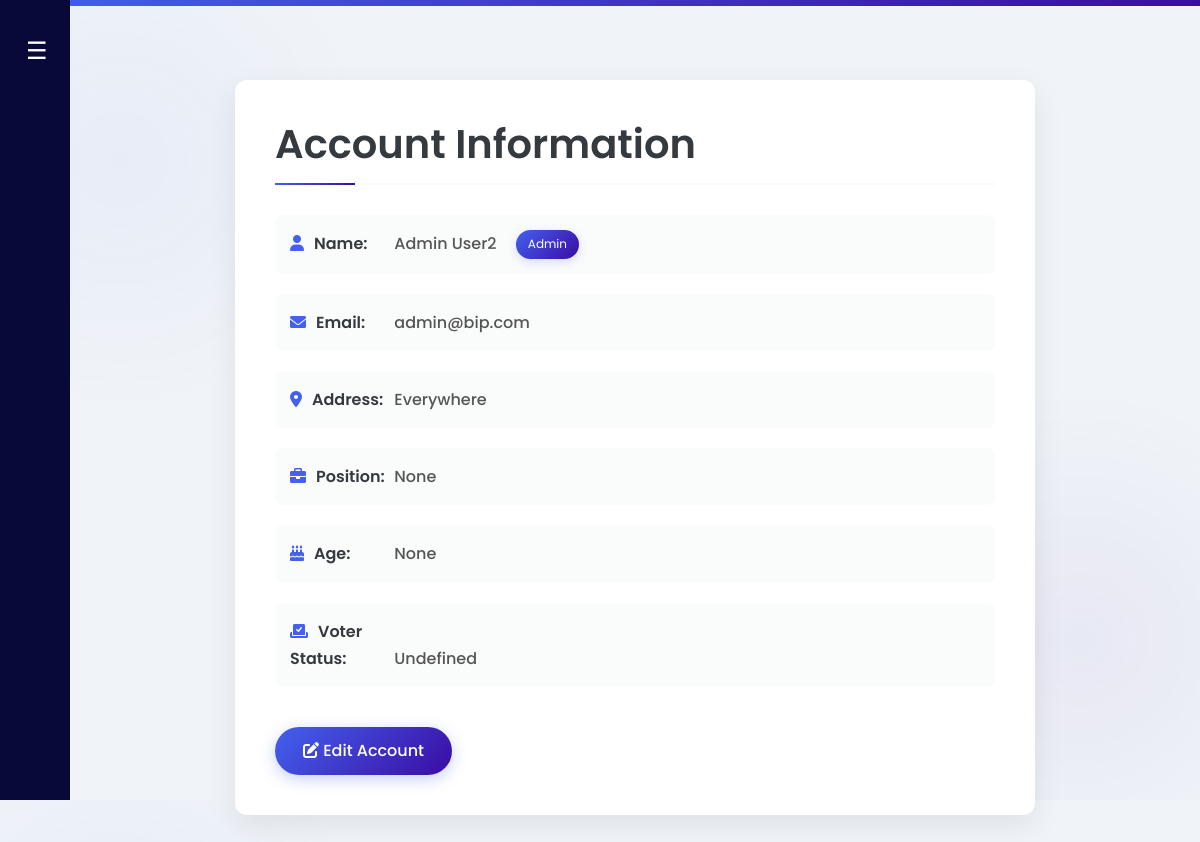
Page /account (signed in) on the committed database.
### Website/models.py (models this page shows, shortened)
class User(db.Model, UserMixin):
    id = db.Column(db.Integer, primary_key=True)
    email = db.Column(db.String(150), unique=True, nullable=False)
    firstName = db.Column(db.String(150), nullable=False)  # For first name
    lastName = db.Column(db.String(150), nullable=False)
    password = db.Column(db.String(150), nullable=False)  # For storing password hash
    is_admin = db.Column(db.Boolean, default=False)  # Optional: for admin flag
    address = db.Column(db.String(255), nullable=True)
    birth_date = db.Column(db.Date, nullable=True)
    birth_place = db.Column(db.String(255), nullable=True)
    position = db.Column(db.String(50), nullable=True)  # For officials
    is_verified = db.Column(db.Boolean, default=False)  # Admin approval required
    voter_status = db.Column(db.String(50), default="Pending") #Voter Eligibility Status

### Website/views.py (the view)
@views.route('/account')
@login_required
def account():
    if current_user.birth_date:
        today = datetime.today()
        age = today.year - current_user.birth_date.year - ((today.month, today.day) < (current_user.birth_date.month, current_user.birth_date.day))
    else:
        age = None
    return render_template("account.html", user=current_user, age=age)

### Website/templates/account.html (shortened to what this page needs)
{% extends "base.html" %}
{% block content %}
    <link href="https://cdnjs.cloudflare.com/ajax/libs/font-awesome/6.0.0-beta3/css/all.min.css" rel="stylesheet">
</head>
    <div class="container1">
        <h1>Account Information</h1>
        <div class="info-item">
            <span class="info-label"><i class="fas fa-user icon"></i>Name:</span>
            <span class="info-value">{{ user.firstName }} {{ user.lastName }}</span>
            {% if user.is_admin %}
                <span class="admin-badge">Admin</span>
            {% endif %}
        </div>
        <div class="info-item">
            <span class="info-label"><i class="fas fa-envelope icon"></i>Email:</span>
            <span class="info-value">{{ user.email }}</span>
        </div>
        <div class="info-item">
            <span class="info-label"><i class="fas fa-map-marker-alt icon"></i>Address:</span>
            <span class="info-value">{{ user.address }}</span>
        </div>
        {% if user.is_admin %}
        <div class="info-item">
            <span class="info-label"><i class="fas fa-briefcase icon"></i>Position:</span>
            <span class="info-value">{{ user.position }}</span>
        </div>
        {% endif %}
        <div class="info-item">
            <span class="info-label"><i class="fas fa-birthday-cake icon"></i>Age:</span>
            <span class="info-value">{{ age }}</span>
        </div>
        <div class="info-item">
            <span class="info-label"><i class="fas fa-vote-yea icon"></i>Voter Status:</span>
            <span class="info-value">{{ user.voter_status }}</span>
        </div>
        <a href="{{ url_for('views.account_edit') }}" class="btn btn-primary">
            <i class="fas fa-edit"></i> Edit Account
        </a>
    </div>
    {% endblock %}

### Website/templates/base.html (style rules this page uses)
body { display: flex; min-height: 100vh; overflow-x: hidden; }

### Website/templates/account.html (style rules this page uses)
:root { --primary-color: #4361ee; --primary-light: #4895ef; --secondary-color: #6c757d; --light-gray: #f8f9fa; --dark-gray: #343a40; --success: #28a745; --white: #ffffff; --shadow: 0 10px 30px rgba(0, 0, 0, 0.08); --border-radius: 12px; --gradient: linear-gradient(135deg, #4361ee, #3a0ca3); }
* { box-sizing: border-box; transition: all 0.25s ease; }
body { font-family: 'Poppins', sans-serif; line-height: 1.7; color: #333; background: #f0f4f8; margin: 0; padding: 0; background-image: radial-gradient(circle at 10% 20%, rgba(67, 97, 238, 0.05) 0%, transparent 20%), radial-gradient(circle at 90% 80%, rgba(58, 12, 163, 0.05) 0%, transparent 20%); }
.container1 { max-width: 800px; margin: 60px auto; padding: 40px; background-color: var(--white); border-radius: var(--border-radius); box-shadow: var(--shadow); transform: translateY(0); animation: fadeIn 0.8s ease-out; position: relative; overflow: hidden; }
h1 { color: var(--dark-gray); margin-bottom: 30px; font-weight: 600; border-bottom: 2px solid var(--light-gray); padding-bottom: 15px; position: relative; }
h1::after { content: ''; position: absolute; bottom: -2px; left: 0; width: 80px; height: 2px; background: var(--gradient); animation: widthExtend 1.5s ease-out forwards; }
.info-item { margin-bottom: 20px; padding: 15px; border-radius: 8px; background-color: rgba(248, 249, 250, 0.7); transition: transform 0.3s, box-shadow 0.3s; animation: slideIn 0.5s ease-out backwards; }
.info-label { font-weight: 600; color: var(--dark-gray); width: 100px; display: inline-block; }
.info-value { color: #555; font-weight: 500; }
.btn { display: inline-block; padding: 12px 28px; border-radius: 50px; text-decoration: none; font-weight: 500; cursor: pointer; transition: all 0.3s ease; border: none; margin-top: 20px; position: relative; overflow: hidden; z-index: 1; }
.btn::before { content: ''; position: absolute; top: 0; left: 0; width: 0%; height: 100%; background: rgba(255, 255, 255, 0.2); transition: all 0.3s; z-index: -1; border-radius: 50px; }
.btn-primary { background: var(--gradient); color: var(--white); box-shadow: 0 4px 15px rgba(67, 97, 238, 0.3); }
.icon { margin-right: 10px; color: var(--primary-color); transition: transform 0.3s; }
.admin-badge { display: inline-block; background: var(--gradient); color: white; font-size: 12px; padding: 4px 12px; border-radius: 20px; margin-left: 15px; vertical-align: middle; box-shadow: 0 3px 10px rgba(67, 97, 238, 0.2); animation: pulse 2s infinite; }
.info-item:nth-child(2) { animation-delay: 0.2s; }
.info-item:nth-child(3) { animation-delay: 0.3s; }
.info-item:nth-child(4) { animation-delay: 0.4s; }
.info-item:nth-child(5) { animation-delay: 0.5s; }

### rows in the picture
User: firstName "Admin", lastName "User2", email "admin@bip.com", address "Everywhere", position "None", voter_status "Undefined"

### other values in the picture
{{ age }} "None"
